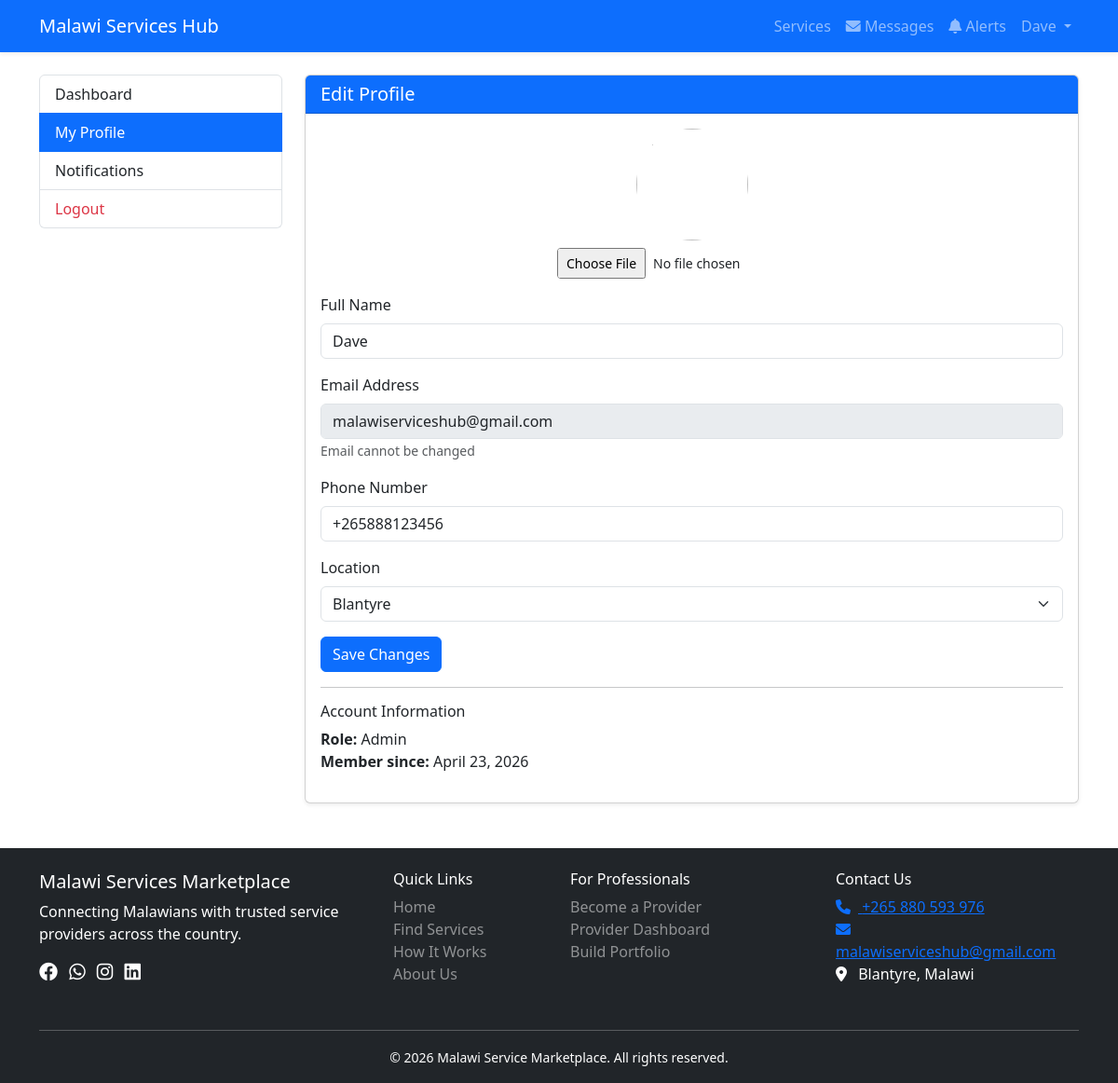
Screenshot of /profile.php (signed in) with the database file from the repository.
### tables this page shows
CREATE TABLE `users` (
  `id` int(11) NOT NULL,
  `name` varchar(100) NOT NULL,
  `email` varchar(100) NOT NULL,
  `password` varchar(255) NOT NULL,
  `phone` varchar(20) NOT NULL,
  `location` varchar(100) NOT NULL,
  `role` enum('customer','provider','admin') DEFAULT 'customer',
  `profile_pic` varchar(255) DEFAULT NULL,
  `is_active` tinyint(1) DEFAULT 1,
  `is_profile_complete` tinyint(1) DEFAULT 0,
  `email_verified` tinyint(1) DEFAULT 0,
  `twofa_secret` varchar(255) DEFAULT NULL,
  `twofa_enabled` tinyint(1) DEFAULT 0,
  `created_at` timestamp NOT NULL DEFAULT current_timestamp(),
  `last_login` datetime DEFAULT NULL,
  `email_verification_token` varchar(255) DEFAULT NULL,
  `reset_password_token` varchar(255) DEFAULT NULL,
  `reset_password_expire` datetime DEFAULT NULL
);

### includes/auth.php (called while the page is built, shortened)
<?php
require_once 'db.php';
function isLoggedIn() {
    return isset($_SESSION['user_id']);
}
function getCurrentUser() {
    $stmt = getDb()->prepare("SELECT * FROM users WHERE id = ?");
    $stmt->execute([$_SESSION['user_id']]);
    return $stmt->fetch();
}
?>

### includes/db.php (called while the page is built, shortened)
<?php
$host = 'localhost';
$dbname = 'malawi_services_hub';
$username = 'root';
$password = '';
try {
    $pdo = new PDO("mysql:host=$host;dbname=$dbname;charset=utf8mb4", $username, $password);
    $pdo->setAttribute(PDO::ATTR_ERRMODE, PDO::ERRMODE_EXCEPTION);
    $pdo->setAttribute(PDO::ATTR_DEFAULT_FETCH_MODE, PDO::FETCH_ASSOC);
} catch(PDOException $e) {
    die("Database connection failed: " . $e->getMessage());
}
function getDb() {
    global $pdo;
    return $pdo;
}
?>

### profile.php (the view, shortened to what this page needs)
<?php
require_once 'includes/auth.php';
$user = getCurrentUser();
?>
<!DOCTYPE html>
<html lang="en">
<head>
    <link href="https://cdn.jsdelivr.net/npm/bootstrap@5.3.0/dist/css/bootstrap.min.css" rel="stylesheet">
    <link rel="stylesheet" href="https://cdnjs.cloudflare.com/ajax/libs/font-awesome/6.0.0-beta3/css/all.min.css">
</head>
<body>
<?php include 'includes/header.php'; ?>
<div class="container mt-4">
    <div class="row">
        <div class="col-md-3">
            <div class="list-group">
                <a href="<?= $user['role'] === 'customer' ? 'customer/dashboard.php' : 'provider/dashboard.php' ?>" class="list-group-item list-group-item-action">Dashboard</a>
                <a href="profile.php" class="list-group-item list-group-item-action active">My Profile</a>
                <a href="notifications.php" class="list-group-item list-group-item-action">Notifications</a>
                <a href="logout.php" class="list-group-item list-group-item-action text-danger">Logout</a>
            </div>
        </div>
        <div class="col-md-9">
            <div class="card shadow-sm">
                <div class="card-header bg-primary text-white">
                    <h5 class="mb-0">Edit Profile</h5>
                </div>
                <div class="card-body">
                    <form method="POST" enctype="multipart/form-data">
                        <div class="text-center mb-3">
                            <img src="<?= $user['profile_pic'] ?: 'assets/default-avatar.png' ?>" class="rounded-circle" width="120" height="120" style="object-fit: cover;">
                            <div class="mt-2">
                                <input type="file" name="profile_pic" accept="image/*" class="form-control-sm">
                            </div>
                        </div>
                        <div class="mb-3">
                            <label class="form-label">Full Name</label>
                            <input type="text" name="name" class="form-control" value="<?= htmlspecialchars($user['name']) ?>" required>
                        </div>
                        <div class="mb-3">
                            <label class="form-label">Email Address</label>
                            <input type="email" class="form-control" value="<?= htmlspecialchars($user['email']) ?>" disabled>
                            <small class="text-muted">Email cannot be changed</small>
                        </div>
                        <div class="mb-3">
                            <label class="form-label">Phone Number</label>
                            <input type="tel" name="phone" class="form-control" value="<?= htmlspecialchars($user['phone']) ?>" required>
                        </div>
                        <div class="mb-3">
                            <label class="form-label">Location</label>
                            <select name="location" class="form-select" required>
                                <?php
                                $locations = ['Lilongwe','Blantyre','Mzuzu','Zomba','Balaka','Chikwawa','Chiradzulu','Chitipa','Dedza','Dowa','Karonga','Kasungu','Machinga','Mangochi','Mchinji',
                                'Mulanje','Mwanza','Mzimba','Neno','Nkhatabay','Nkhotakota','Nsanje','Ntcheu','Ntchisi','Phalombe','Rumphi','Salima','Thyolo'];
                                foreach ($locations as $loc) {
                                    $selected = ($user['location'] == $loc) ? 'selected' : '';
                                    echo "<option value='$loc' $selected>$loc</option>";
                                }
                                ?>
                            </select>
                        </div>
                        <button type="submit" class="btn btn-primary">Save Changes</button>
                    </form>
                    <hr>
                    <h6>Account Information</h6>
                    <p><strong>Role:</strong> <?= ucfirst($user['role']) ?><br>
                    <strong>Member since:</strong> <?= date('F j, Y', strtotime($user['created_at'])) ?></p>
                </div>
            </div>
        </div>
    </div>
</div>
<?php include 'includes/footer.php'; ?>
</body>
</html>

### includes/header.php (shortened to what this page needs)
<!DOCTYPE html>
<html lang="en">
<head>
</head>
<?php
require_once __DIR__ . '/auth.php';
$currentUser = getCurrentUser();
?>
<nav class="navbar navbar-expand-lg navbar-dark bg-primary shadow-sm">
    <div class="container">
        <a class="navbar-brand" href="<?= BASE_URL ?>index.php">Malawi Services Hub</a>
        <div class="collapse navbar-collapse" id="navbarNav">
            <ul class="navbar-nav ms-auto">
                <li class="nav-item"><a class="nav-link" href="<?= BASE_URL ?>services.php">Services</a></li>
                <?php if($currentUser): ?>
                    <li class="nav-item">
                        <a class="nav-link position-relative" href="<?= BASE_URL ?>messaging.php">
                            <i class="fas fa-envelope"></i> Messages
                        </a>
                    </li>
                    <li class="nav-item">
                        <a class="nav-link position-relative" href="<?= BASE_URL ?>notifications.php">
                            <i class="fas fa-bell"></i> Alerts
                        </a>
                    </li>
                    <li class="nav-item dropdown">
                        <a class="nav-link dropdown-toggle" href="#" id="userDropdown" role="button" data-bs-toggle="dropdown">
                            <?= htmlspecialchars($currentUser['name']) ?>
                        </a>
                    </li>
                <?php else: ?>
                    <li class="nav-item"><a class="nav-link btn btn-outline-dark" href="#" data-bs-toggle="modal" data-bs-target="#loginModal">Login</a></li>
                    <li class="nav-item"><a class="nav-link btn btn-dark ms-2" href="#" data-bs-toggle="modal" data-bs-target="#registerModal">Sign Up</a></li>
                <?php endif; ?>
            </ul>
        </div>
    </div>
</nav>

### rows the page displays
users: name "Dave", email "malawiserviceshub@gmail.com", phone "+265888123456", role "Admin", created_at "April 23, 2026"

### other values shown
form field location "Blantyre"
